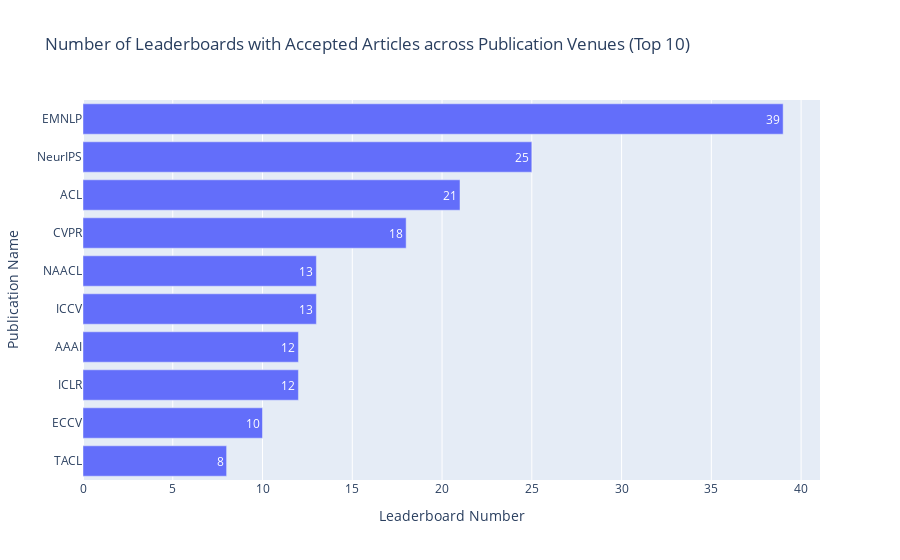

Source (notebook cell):
### Code cell
df = pd.read_csv(path_paper / 'leaderboard_processed.csv')
df['Publication venues'] = df['Publication venues'].apply(ast.literal_eval)
df_pub = df[df['Publication venues'].apply(len) > 0]
print(f"{round(len(df_pub)/len(df)*100,2)}% ({len(df_pub)} out of {len(df)}) leaderboards are associated with specific publications, including literature, blogs, and reports.")

df_literature = filter_rows_by_list_column(df_pub, 'Publication venues', non_literature_type)
print(f"{round(len(df_literature)/len(df)*100,2)}%  ({len(df_literature)} out of {len(df_pub)}) articles have been accepted in a specific workshop, conference, and journal.")
df_split = df_literature.explode('Publication venues').groupby('Publication venues').size().reset_index(name='Frequency')
df_split['Weight'] = 1

statistics = {
    'Distribution': 'Leaderboard Systems across Publication Venues',
    'Mean': np.mean(df_split['Frequency']),
    'Median': np.median(df_split['Frequency']),
    'IQR': df_split['Frequency'].quantile(0.75) - df_split['Frequency'].quantile(0.25),
    'Gini Coefficient': ineqpy.inequality.gini(data=df_split, income='Frequency', weights='Weight'),
}
df_statistics = pd.read_csv(path_paper / 'leaderboard_statistics.csv')
df_statistics = pd.concat([df_statistics, pd.DataFrame([statistics])], ignore_index=True)
df_statistics.drop_duplicates(subset=['Distribution'], keep='last', inplace=True)
df_statistics.sort_values(by='Distribution', inplace=True)
df_statistics.to_csv(path_paper / 'leaderboard_statistics.csv', index=False)

df_top = df_split.sort_values(by='Frequency', ascending=False).head(10)
print(f"{df_top['Publication venues'].iloc[0]} emerges as the conference with the most number of accepted articles, accounting for {round(df_top['Frequency'].iloc[0]/len(df_literature)*100,2)}% ({df_top['Frequency'].iloc[0]} out of {len(df_literature)}) of the total.")

fig = go.Figure(go.Bar(
        x=df_top['Frequency'],  # Values for the bar lengths
        y=df_top['Publication venues'],  # Categories for each bar
        orientation='h',  # Sets the bars to be horizontal
        text=df_top['Frequency'],  # Adds the values as text on each bar
        textposition='auto'  # Automatically positions the text on the bars
))
fig.update_layout(
        title=f'Number of Leaderboards with Accepted Articles across Publication Venues (Top 10)',
        xaxis_title='Leaderboard Number',
        yaxis_title='Publication Name',
        yaxis_autorange='reversed'  # This line makes the bars go top-down
)
fig.show()

### Figure 1 — Plotly figure (JSON) as saved in the notebook; plotly's stock layout.template omitted (floating-point values rounded to 4 significant figures)
{"data": [{"orientation": "h", "text": [39, 25, 21, 18, 13, 13, 12, 12, 10, 8], "textposition": "auto", "type": "bar", "x": [39, 25, 21, 18, 13, 13, 12, 12, 10, 8], "y": ["EMNLP", "NeurIPS", "ACL", "CVPR", "NAACL", "ICCV", "AAAI", "ICLR", "ECCV", "TACL"]}], "layout": {"title": {"text": "Number of Leaderboards with Accepted Articles across Publication Venues (Top 10)"}, "xaxis": {"title": {"text": "Leaderboard Number"}}, "yaxis": {"autorange": "reversed", "title": {"text": "Publication Name"}}}}
